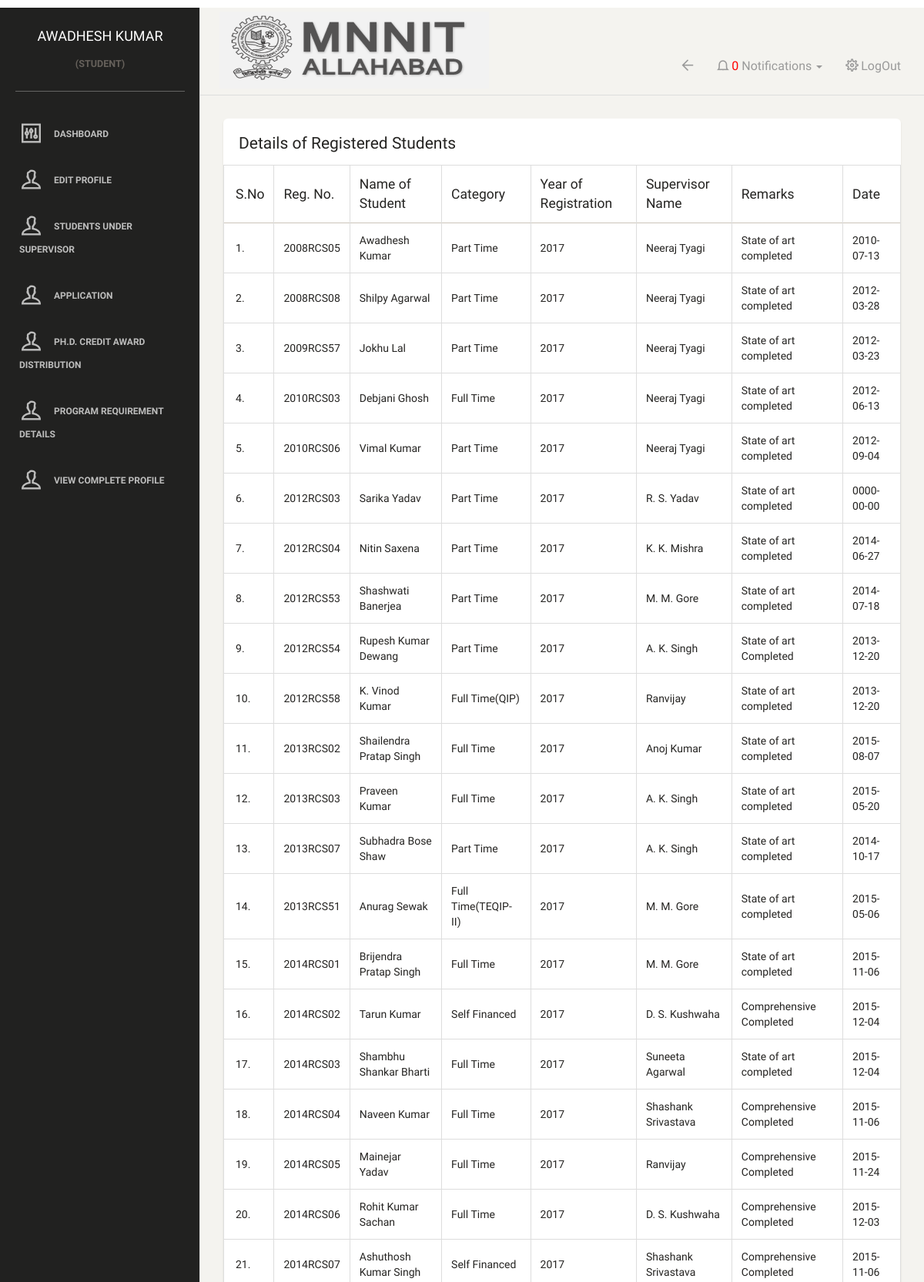
The page /report02.php (signed in, upper part) on the database its author committed.
### tables this page shows
CREATE TABLE `studentmaster` (
  `reg_no` varchar(10) NOT NULL,
  `password` varchar(50) NOT NULL,
  `photo_path` varchar(50) NOT NULL,
  `category` varchar(10) NOT NULL,
  `program` varchar(20) NOT NULL,
  `name` varchar(50) NOT NULL,
  `father_name` varchar(50) NOT NULL,
  `address` varchar(100) NOT NULL,
  `contact_no` decimal(15,0) NOT NULL,
  `mail_id` varchar(30) NOT NULL,
  `hostel` varchar(50) NOT NULL,
  `gender` varchar(20) NOT NULL,
  `highest_qualification` varchar(100) NOT NULL,
  `nationality` varchar(25) NOT NULL,
  `admission_category_code` varchar(10) NOT NULL,
  `stipendiary` tinyint(1) NOT NULL,
  `program_type` varchar(25) NOT NULL,
  `program_category` varchar(25) NOT NULL,
  `dept_id` int(2) NOT NULL,
  `year_of_joining` varchar(20) NOT NULL
);

CREATE TABLE `studentprogramdetails` (
  `reg_no` varchar(10) NOT NULL,
  `date_of_comp_of_course_work` date NOT NULL,
  `credit_earn_course_work` decimal(2,0) NOT NULL,
  `credit_earn_thesis` decimal(2,0) NOT NULL,
  `date_of_comp` date NOT NULL,
  `date_of_soa` date NOT NULL,
  `date_of_open` date NOT NULL,
  `date_of_final_viva` date NOT NULL,
  `date_thesis_submission` date NOT NULL,
  `date_of_termination` date NOT NULL,
  `completed` tinyint(1) NOT NULL,
  `program_left` tinyint(1) NOT NULL,
  `status` varchar(100) DEFAULT NULL,
  `date_of_update` date DEFAULT NULL
);

### includes/preProcess.php (called while the page is built, shortened)
<?php
if(!isset($_SESSION['reg_no']))
{
    header("location: ./");
}
else
    $reg_no = $_SESSION['reg_no'];
include("connect.php");
$is_admin = 0;
if(isset($_SESSION['is_admin']) && $_SESSION['is_admin'] == 1)
{
    $is_admin = 1;
    $name = "ADMIN";
    $url =  "//{$_SERVER['HTTP_HOST']}{$_SERVER['REQUEST_URI']}";
    $user['name'] = "ADMIN";
    $escaped_url = htmlspecialchars( $url, ENT_QUOTES, 'UTF-8' );
}else if(! strcmp($_SESSION['role'], "student"))
{
    $query = "SELECT * FROM studentmaster WHERE reg_no='$reg_no'";
    $results = mysqli_query($connection, $query);
    $user = mysqli_fetch_array($results);
    if(empty($user['photo_path']))
    {
        $user['photo_path']='./images/default.jpg';
    }
}
?>

### report02.php (the view, shortened to what this page needs)
<?php
	include("./includes/preProcess.php");
    function getFacultyName($faculty_id){
	include("./includes/connect.php");
	$query = "SELECT name FROM faculty WHERE faculty_id ='$faculty_id'";
	$result = mysqli_query($connection, $query);
	$faculty = mysqli_fetch_assoc($result);
	$faculty_name = $faculty['name'];
	return $faculty_name;
}
?>
<!doctype html>
<html lang="en">
<head>
	<link href="assets/css/bootstrap.min.css" rel="stylesheet" />
	<link href="assets/css/animate.min.css" rel="stylesheet"/>
	<link href="assets/css/paper-dashboard.css" rel="stylesheet"/>
	<link href="http://maxcdn.bootstrapcdn.com/font-awesome/latest/css/font-awesome.min.css" rel="stylesheet">
	<link href="assets/css/themify-icons.css" rel="stylesheet">
	<link href="./css/myCss.css" rel="stylesheet">
	<link href="assets/css/datepicker.css" rel="stylesheet" />
</head>
<body>
<div class="wrapper">
	<div class="sidebar" data-background-color="black" data-active-color="warning">
		<div class="sidebar-wrapper">
			<div class="logo">
				<?php include('./includes/topleft.php') ?>
			</div>
			<?php
				include("./includes/sideNav.php");
			?>
		</div>
	</div>
	<div class="main-panel">
	<nav class="navbar navbar-default">
           <div class="container-fluid">
               <div class="navbar-header">
                   <?php include('./includes/logo.php'); ?>
               </div>
               <div class="collapse navbar-collapse">
                   <?php include("./includes/topright.php") ?>
               </div>
           </div>
       </nav>
			<div class="content">
				<div class="container-fluid">
					<div class="row">
						<div class="col-md-12">
						<div class="card">
                           <div class="header">
                               <h4 class="title">Details of Registered Students</h4>
                           </div>
                           <div class="content table-responsive table-full-width">
                               <table class="table table-bordered">
                                   <thead>
                                   	<th>S.No</th>
                                       <th>Reg. No.</th>
                                   	<th>Name of Student</th>
                                   	<th>Category</th>
                                   	<th>Year of Registration</th>
                                   	<th>Supervisor Name</th>
                                   	<th>Remarks</th>
                                   	<th>Date</th>
                                   </thead>
                                   <tbody>
                                   	<?php
                                   		$query = "SELECT distinct(reg_no), name, supervisor1_id, program_category,year_of_joining FROM studentmaster natural join studentregistration natural join currentsupervisor";
                                           $allStudents = mysqli_query($connection, $query);
                                           $counter = 0;
                                           while( $thisStudent = mysqli_fetch_array($allStudents) )
                                           {
                                           	$counter++;
                                           	$reg_no = $thisStudent['reg_no'];
                                            $query = "SELECT year(date_of_reg) AS year_of_joining FROM studentregistration WHERE reg_no = '$reg_no' ORDER BY date_of_reg ASC LIMIT 0,1";
                                            $result = mysqli_query($connection, $query);
                                            $StudentSemDetails = mysqli_fetch_array($result);
                                            $query = "SELECT * FROM studentprogramdetails where reg_no = '$reg_no'";
                                            $result = mysqli_query($connection, $query);
                                            $StudentProgramDetails = mysqli_fetch_array($result);
                                   	?>
                                   		<tr>
                                   			<td>
                                               	<?php echo $counter."."; ?>
                                               </td>
                                               <td>
                                               	<?php echo $thisStudent['reg_no']; ?>
                                               </td>
                                               <td>
                                               	<?php echo $thisStudent['name']; ?>
                                               </td>
                                               <td>
                                               	<?php echo $thisStudent['program_category']; ?>
                                               </td>
                                               <td>
                                               	<?php echo $StudentSemDetails['year_of_joining']; ?>
                                               </td>
                                               <td>
                                               	<?php echo getFacultyName($thisStudent['supervisor1_id']) ?>
                                               </td>
                                               <td>
                                               	<?php echo $StudentProgramDetails['status']; ?>
                                               </td>
                                               <td>
                                               	<?php echo $StudentProgramDetails['date_of_update']; ?>
                                               </td>
                                            </tr>
                                       <?php
                                           }
                                       ?>
                                   </tbody>
                               </table>
                           </div>
                       </div>
</div>
</div>
</div>
</div>
</div>
</body>
</html>

### includes/topleft.php
<a href="./dashboard.php" class="simple-text">
                <?php echo $user['name'] ?>
            </a>
            <?php if ($is_admin == 1)
            {
            ?>
            <center><h6>(admin)</h6></center>
            <?php
             } else {
             ?>
             <center><h6>(<?php echo $_SESSION['role']; ?>)</h6></center>
             <?php
             }
             ?>

### rows shown on the page
studentmaster: name "AWADHESH KUMAR", reg_no "2008RCS05", name "Awadhesh Kumar", program_category "Part Time", year_of_joining "2017", supervisor1_id "Neeraj Tyagi", studentprogramdetails.status "State of art completed", studentprogramdetails.date_of_update "2010-07-13"
studentmaster: reg_no "2008RCS08", name "Shilpy Agarwal", program_category "Part Time", year_of_joining "2017", supervisor1_id "Neeraj Tyagi", studentprogramdetails.status "State of art completed", studentprogramdetails.date_of_update "2012-03-28"
studentmaster: reg_no "2009RCS57", name "Jokhu Lal", program_category "Part Time", year_of_joining "2017", supervisor1_id "Neeraj Tyagi", studentprogramdetails.status "State of art completed", studentprogramdetails.date_of_update "2012-03-23"
studentmaster: reg_no "2010RCS03", name "Debjani Ghosh", program_category "Full Time", year_of_joining "2017", supervisor1_id "Neeraj Tyagi", studentprogramdetails.status "State of art completed", studentprogramdetails.date_of_update "2012-06-13"
studentmaster: reg_no "2010RCS06", name "Vimal Kumar", program_category "Part Time", year_of_joining "2017", supervisor1_id "Neeraj Tyagi", studentprogramdetails.status "State of art completed", studentprogramdetails.date_of_update "2012-09-04"
studentmaster: reg_no "2012RCS03", name "Sarika Yadav", program_category "Part Time", year_of_joining "2017", supervisor1_id "R. S. Yadav", studentprogramdetails.status "State of art completed", studentprogramdetails.date_of_update "0000-00-00"
studentmaster: reg_no "2012RCS04", name "Nitin Saxena", program_category "Part Time", year_of_joining "2017", supervisor1_id "K. K. Mishra", studentprogramdetails.status "State of art completed", studentprogramdetails.date_of_update "2014-06-27"
studentmaster: reg_no "2012RCS53", name "Shashwati Banerjea", program_category "Part Time", year_of_joining "2017", supervisor1_id "M. M. Gore", studentprogramdetails.status "State of art completed", studentprogramdetails.date_of_update "2014-07-18"
studentmaster: reg_no "2012RCS54", name "Rupesh Kumar Dewang", program_category "Part Time", year_of_joining "2017", supervisor1_id "A. K. Singh", studentprogramdetails.status "State of art Completed", studentprogramdetails.date_of_update "2013-12-20"
studentmaster: reg_no "2012RCS58", name "K. Vinod Kumar", program_category "Full Time(QIP)", year_of_joining "2017", supervisor1_id "Ranvijay", studentprogramdetails.status "State of art completed", studentprogramdetails.date_of_update "2013-12-20"
studentmaster: reg_no "2013RCS02", name "Shailendra Pratap Singh", program_category "Full Time", year_of_joining "2017", supervisor1_id "Anoj Kumar", studentprogramdetails.status "State of art completed", studentprogramdetails.date_of_update "2015-08-07"
studentmaster: reg_no "2013RCS03", name "Praveen Kumar", program_category "Full Time", year_of_joining "2017", supervisor1_id "A. K. Singh", studentprogramdetails.status "State of art completed", studentprogramdetails.date_of_update "2015-05-20"
studentmaster: reg_no "2013RCS07", name "Subhadra Bose Shaw", program_category "Part Time", year_of_joining "2017", supervisor1_id "A. K. Singh", studentprogramdetails.status "State of art completed", studentprogramdetails.date_of_update "2014-10-17"
studentmaster: reg_no "2013RCS51", name "Anurag Sewak", program_category "Full Time(TEQIP-II)", year_of_joining "2017", supervisor1_id "M. M. Gore", studentprogramdetails.status "State of art completed", studentprogramdetails.date_of_update "2015-05-06"
studentmaster: reg_no "2014RCS01", name "Brijendra Pratap Singh", program_category "Full Time", year_of_joining "2017", supervisor1_id "M. M. Gore", studentprogramdetails.status "State of art completed", studentprogramdetails.date_of_update "2015-11-06"
studentmaster: reg_no "2014RCS02", name "Tarun Kumar", program_category "Self Financed", year_of_joining "2017", supervisor1_id "D. S. Kushwaha", studentprogramdetails.status "Comprehensive Completed", studentprogramdetails.date_of_update "2015-12-04"
studentmaster: reg_no "2014RCS03", name "Shambhu Shankar Bharti", program_category "Full Time", year_of_joining "2017", supervisor1_id "Suneeta Agarwal", studentprogramdetails.status "State of art completed", studentprogramdetails.date_of_update "2015-12-04"
studentmaster: reg_no "2014RCS04", name "Naveen Kumar", program_category "Full Time", year_of_joining "2017", supervisor1_id "Shashank Srivastava", studentprogramdetails.status "Comprehensive Completed", studentprogramdetails.date_of_update "2015-11-06"
studentmaster: reg_no "2014RCS05", name "Mainejar Yadav", program_category "Full Time", year_of_joining "2017", supervisor1_id "Ranvijay", studentprogramdetails.status "Comprehensive Completed", studentprogramdetails.date_of_update "2015-11-24"
studentmaster: reg_no "2014RCS06", name "Rohit Kumar Sachan", program_category "Full Time", year_of_joining "2017", supervisor1_id "D. S. Kushwaha", studentprogramdetails.status "Comprehensive Completed", studentprogramdetails.date_of_update "2015-12-03"
studentmaster: reg_no "2014RCS07", name "Ashuthosh Kumar Singh", program_category "Self Financed", year_of_joining "2017", supervisor1_id "Shashank Srivastava", studentprogramdetails.status "Comprehensive Completed", studentprogramdetails.date_of_update "2015-11-06"

### other values the page prints
$_SESSION['role'] "STUDENT"
$countNotifications "0"
